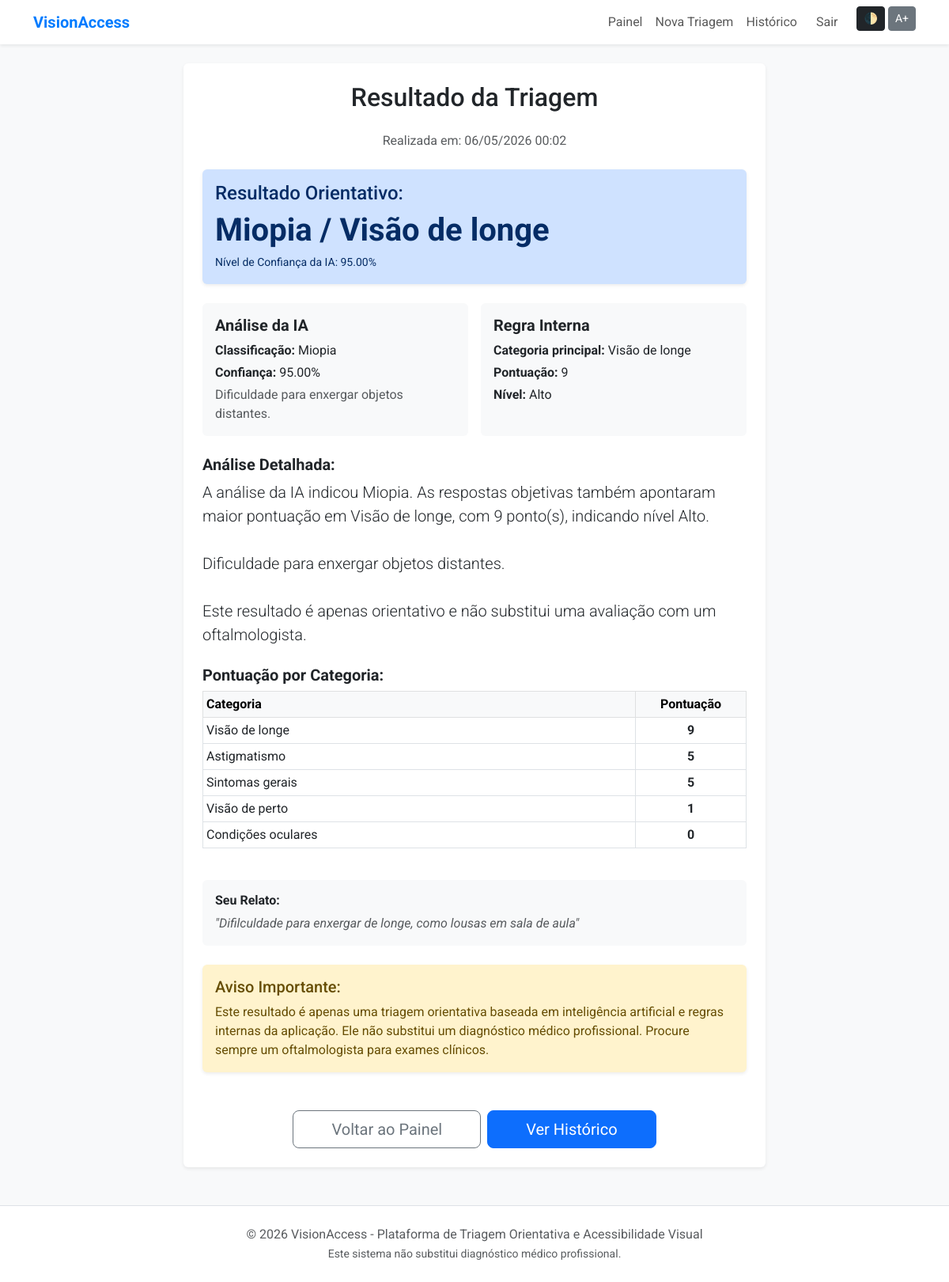
Screenshot of /resultado.php?id=4 (signed in) with the database file from the repository.
### tables this page shows
CREATE TABLE `resultado` (
  `id_resultado` int(11) NOT NULL,
  `id_triagem` int(11) NOT NULL,
  `classificacao_ia` varchar(100) DEFAULT NULL,
  `confianca_ia` decimal(5,2) DEFAULT NULL,
  `descricao_ia` text DEFAULT NULL,
  `resposta_ia` longtext DEFAULT NULL CHECK (json_valid(`resposta_ia`)),
  `classificacao_interna` varchar(100) DEFAULT NULL,
  `pontuacao_interna` int(11) DEFAULT NULL,
  `nivel_risco` varchar(50) DEFAULT NULL,
  `resultado_final` varchar(150) DEFAULT NULL,
  `descricao_resultado` text DEFAULT NULL,
  `data_resultado` timestamp NOT NULL DEFAULT current_timestamp()
);

CREATE TABLE `triagem` (
  `id_triagem` int(11) NOT NULL,
  `id_usuario` int(11) NOT NULL,
  `descricao_texto` text NOT NULL,
  `data_triagem` timestamp NOT NULL DEFAULT current_timestamp()
);

CREATE TABLE `pontuacao_triagem` (
  `id_pontuacao` int(11) NOT NULL,
  `id_triagem` int(11) NOT NULL,
  `id_categoria` int(11) NOT NULL,
  `pontuacao_total` int(11) NOT NULL DEFAULT 0
);

CREATE TABLE `categoria_triagem` (
  `id_categoria` int(11) NOT NULL,
  `nome` varchar(100) NOT NULL,
  `descricao` text DEFAULT NULL
);

### resultado.php (the view, shortened to what this page needs)
<?php
require_once 'includes/db_connect.php';
include 'includes/header.php';
$triagem_id = filter_input(INPUT_GET, 'id', FILTER_VALIDATE_INT);
$stmt = $pdo->prepare("
    SELECT
        r.*,
        t.descricao_texto,
        t.data_triagem
    FROM resultado r
    JOIN triagem t ON r.id_triagem = t.id_triagem
    WHERE r.id_triagem = ?
      AND t.id_usuario = ?
");
$stmt->execute([$triagem_id, $_SESSION['user_id']]);
$resultado = $stmt->fetch(PDO::FETCH_ASSOC);
$stmtPontuacao = $pdo->prepare("
    SELECT
        c.nome AS categoria,
        pt.pontuacao_total
    FROM pontuacao_triagem pt
    JOIN categoria_triagem c ON c.id_categoria = pt.id_categoria
    WHERE pt.id_triagem = ?
    ORDER BY pt.pontuacao_total DESC, c.nome ASC
");
$stmtPontuacao->execute([$triagem_id]);
$pontuacoes = $stmtPontuacao->fetchAll(PDO::FETCH_ASSOC);
$classificacaoIA = $resultado['classificacao_ia'] ?? $resultado['classificacao'] ?? 'Não informado';
$confiancaIA = $resultado['confianca_ia'] ?? $resultado['confianca'] ?? null;
$descricaoIA = $resultado['descricao_ia'] ?? null;
$resultadoFinal = $resultado['resultado_final'] ?? $classificacaoIA;
$descricaoResultado = $resultado['descricao_resultado'] ?? '';
$classificacaoInterna = $resultado['classificacao_interna'] ?? null;
$pontuacaoInterna = $resultado['pontuacao_interna'] ?? null;
$nivelRisco = $resultado['nivel_risco'] ?? null;
?>
<div class="row justify-content-center">
    <div class="col-md-8">
        <div class="card shadow-sm border-0">
            <div class="card-body p-4">
                <h2 class="text-center mb-4">Resultado da Triagem</h2>
                <p class="text-muted text-center mb-4">Realizada em: <?php echo date('d/m/Y H:i', strtotime($resultado['data_triagem'])); ?></p>
                <div class="alert alert-primary border-0 shadow-sm mb-4">
                    <h4 class="alert-heading">Resultado Orientativo:</h4>
                    <p class="display-6 fw-bold mb-1"><?php echo htmlspecialchars($resultadoFinal); ?></p>
                    <?php if ($confiancaIA !== null): ?>
                        <small>Nível de Confiança da IA: <?php echo number_format((float) $confiancaIA, 2); ?>%</small>
                    <?php endif; ?>
                </div>
                <div class="row g-3 mb-4">
                    <div class="col-md-6">
                        <div class="card h-100 border-0 bg-light">
                            <div class="card-body">
                                <h5 class="fw-bold">Análise da IA</h5>
                                <p class="mb-1"><strong>Classificação:</strong> <?php echo htmlspecialchars($classificacaoIA); ?></p>
                                <?php if ($confiancaIA !== null): ?>
                                    <p class="mb-1"><strong>Confiança:</strong> <?php echo number_format((float) $confiancaIA, 2); ?>%</p>
                                <?php endif; ?>
                                <?php if (!empty($descricaoIA)): ?>
                                    <p class="mb-0 text-muted"><?php echo nl2br(htmlspecialchars($descricaoIA)); ?></p>
                                <?php endif; ?>
                            </div>
                        </div>
                    </div>
                    <div class="col-md-6">
                        <div class="card h-100 border-0 bg-light">
                            <div class="card-body">
                                <h5 class="fw-bold">Regra Interna</h5>
                                <?php if ($classificacaoInterna || $pontuacaoInterna !== null || $nivelRisco): ?>
                                    <?php if ($classificacaoInterna): ?>
                                        <p class="mb-1"><strong>Categoria principal:</strong> <?php echo htmlspecialchars($classificacaoInterna); ?></p>
                                    <?php endif; ?>
                                    <?php if ($pontuacaoInterna !== null): ?>
                                        <p class="mb-1"><strong>Pontuação:</strong> <?php echo (int) $pontuacaoInterna; ?></p>
                                    <?php endif; ?>
                                    <?php if ($nivelRisco): ?>
                                        <p class="mb-0"><strong>Nível:</strong> <?php echo htmlspecialchars($nivelRisco); ?></p>
                                    <?php endif; ?>
                                <?php else: ?>
                                    <p class="mb-0 text-muted">A pontuação interna ainda não foi registrada para esta triagem.</p>
                                <?php endif; ?>
                            </div>
                        </div>
                    </div>
                </div>
                <div class="mb-4">
                    <h5 class="fw-bold">Análise Detalhada:</h5>
                    <p class="lead"><?php echo nl2br(htmlspecialchars($descricaoResultado)); ?></p>
                </div>
                <?php if (!empty($pontuacoes)): ?>
                    <div class="mb-4">
                        <h5 class="fw-bold">Pontuação por Categoria:</h5>
                        <div class="table-responsive">
                            <table class="table table-sm table-bordered align-middle">
                                <thead class="table-light">
                                    <tr>
                                        <th>Categoria</th>
                                        <th class="text-center" style="width: 140px;">Pontuação</th>
                                    </tr>
                                </thead>
                                <tbody>
                                    <?php foreach ($pontuacoes as $pontuacao): ?>
                                        <tr>
                                            <td><?php echo htmlspecialchars($pontuacao['categoria']); ?></td>
                                            <td class="text-center fw-bold"><?php echo (int) $pontuacao['pontuacao_total']; ?></td>
                                        </tr>
                                    <?php endforeach; ?>
                                </tbody>
                            </table>
                        </div>
                    </div>
                <?php endif; ?>
                <div class="card bg-light border-0 mb-4">
                    <div class="card-body">
                        <h6 class="fw-bold">Seu Relato:</h6>
                        <p class="mb-0 text-muted fst-italic">"<?php echo htmlspecialchars($resultado['descricao_texto']); ?>"</p>
                    </div>
                </div>
                <div class="alert alert-warning border-0 shadow-sm">
                    <h5 class="alert-heading">Aviso Importante:</h5>
                    <p class="mb-0">Este resultado é apenas uma triagem orientativa baseada em inteligência artificial e regras internas da aplicação. Ele não substitui um diagnóstico médico profissional. Procure sempre um oftalmologista para exames clínicos.</p>
                </div>
                <div class="d-grid gap-2 d-md-flex justify-content-md-center mt-5">
                    <a href="dashboard.php" class="btn btn-outline-secondary btn-lg px-5">Voltar ao Painel</a>
                    <a href="historico.php" class="btn btn-primary btn-lg px-5">Ver Histórico</a>
                </div>
            </div>
        </div>
    </div>
</div>
<?php include 'includes/footer.php'; ?>

### assets/css/style.css (style rules this page uses)
html, body { height: 100%; margin: 0; }
body { font-family: 'Roboto', sans-serif; display: flex; flex-direction: column; }
.bg-custom { background-color: #f8f9fa; }

### rows the page displays
resultado: id_triagem.data_triagem "06/05/2026 00:02", resultado_final "Miopia / Visão de longe", confianca_ia "95.00", classificacao_ia "Miopia", descricao_ia "Dificuldade para enxergar objetos distantes.", classificacao_interna "Visão de longe", pontuacao_interna "9", nivel_risco "Alto", descricao_resultado "A análise da IA indicou Miopia. As respostas objetivas também apontaram maior pontuação em Visão de longe, com 9 ponto(s), indicando nível Alto. Dificuldade para enxergar objetos distantes. Este resultado é apenas orientativo e não substitui uma avaliação com um oftalmologista.", id_triagem.descricao_texto "Difilculdade para enxergar de longe, como lousas em sala de aula"
pontuacao_triagem: id_categoria.nome "Visão de longe", pontuacao_total "9"
pontuacao_triagem: id_categoria.nome "Astigmatismo", pontuacao_total "5"
pontuacao_triagem: id_categoria.nome "Sintomas gerais", pontuacao_total "5"
pontuacao_triagem: id_categoria.nome "Visão de perto", pontuacao_total "1"
pontuacao_triagem: id_categoria.nome "Condições oculares", pontuacao_total "0"
